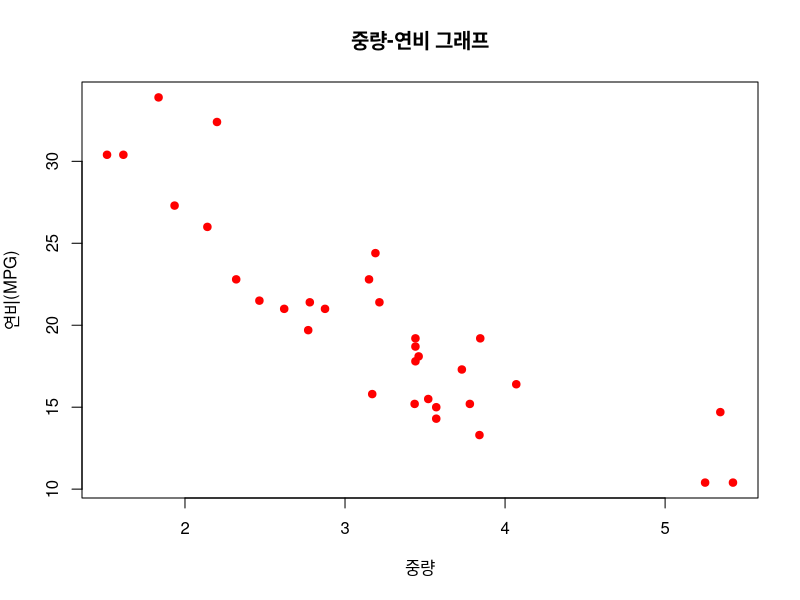
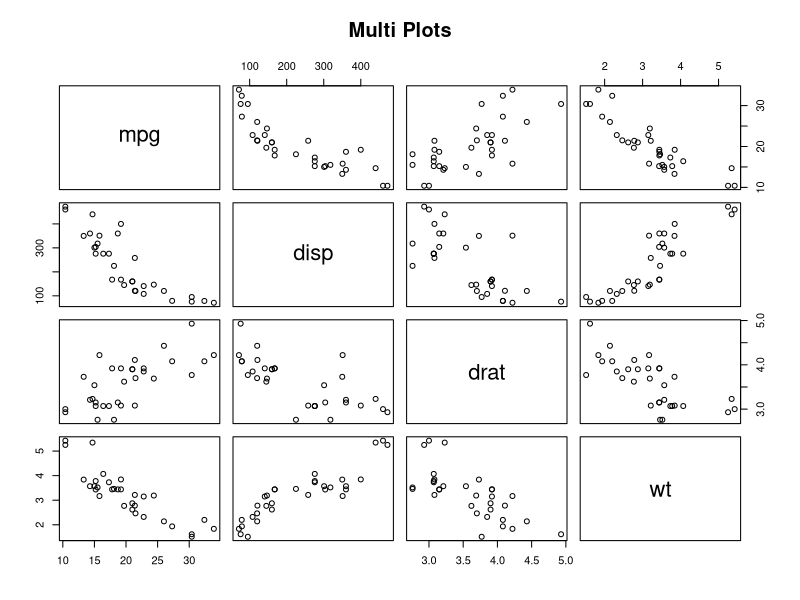
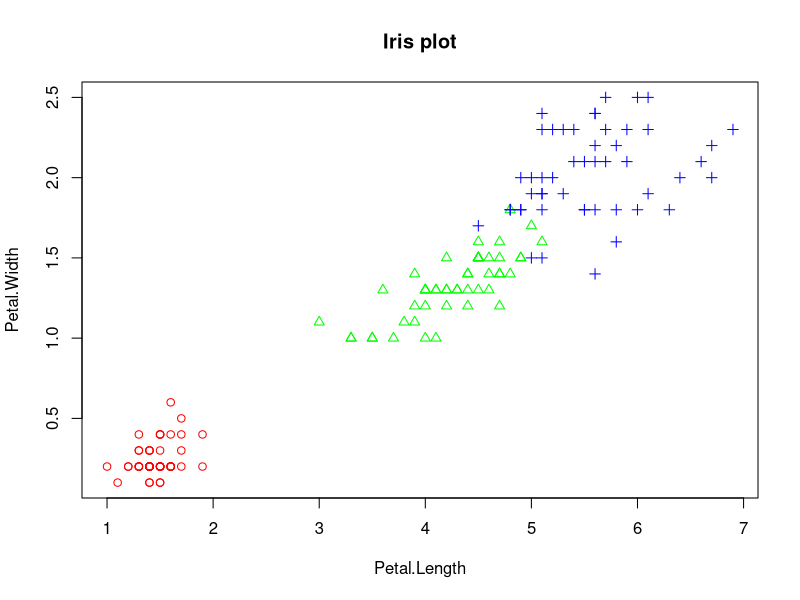
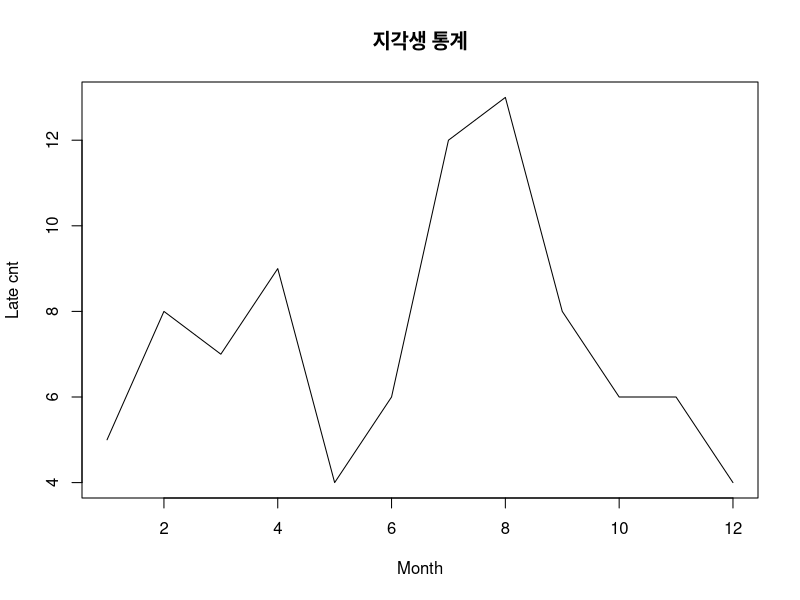
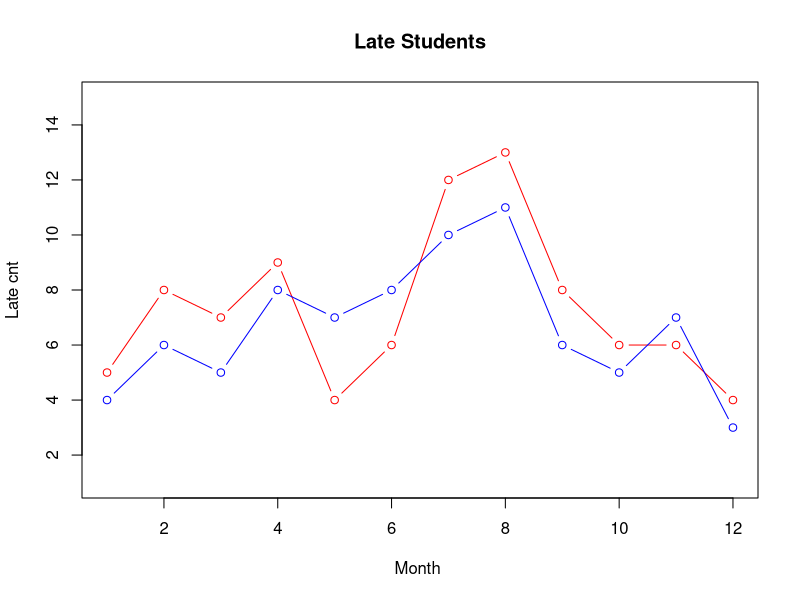
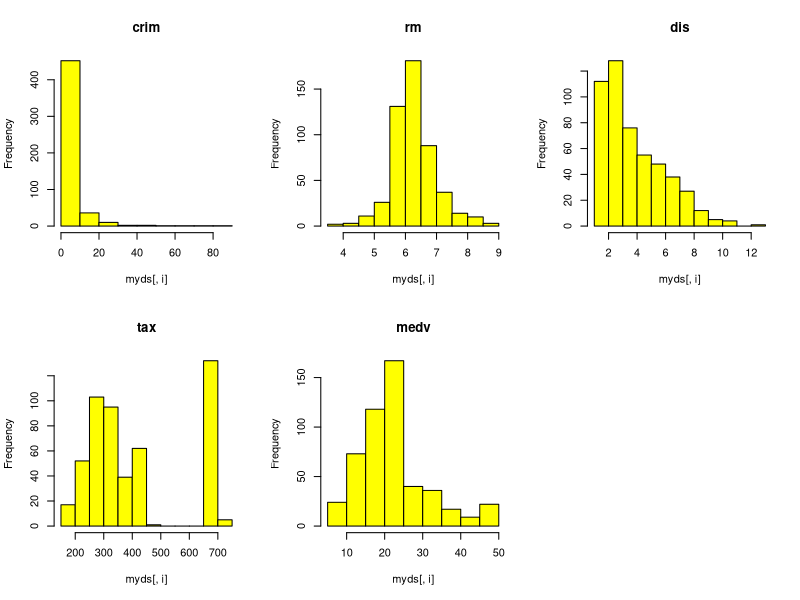
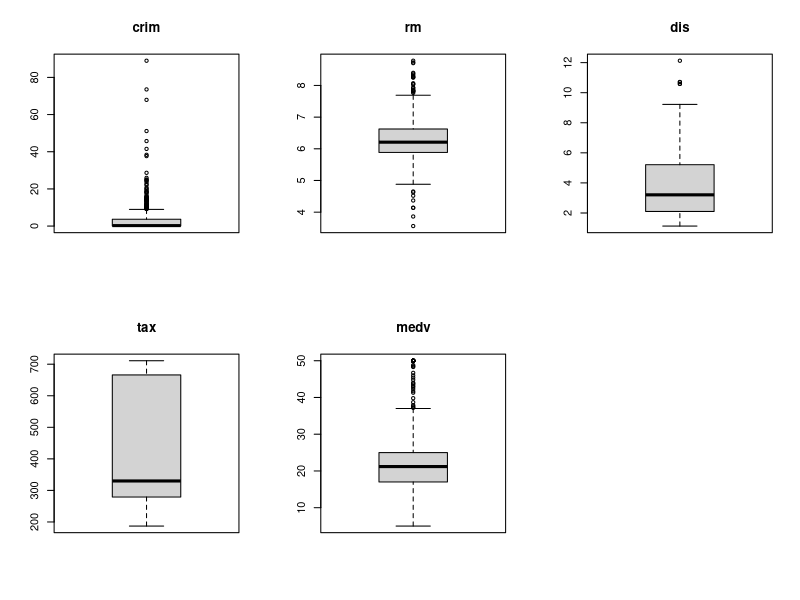
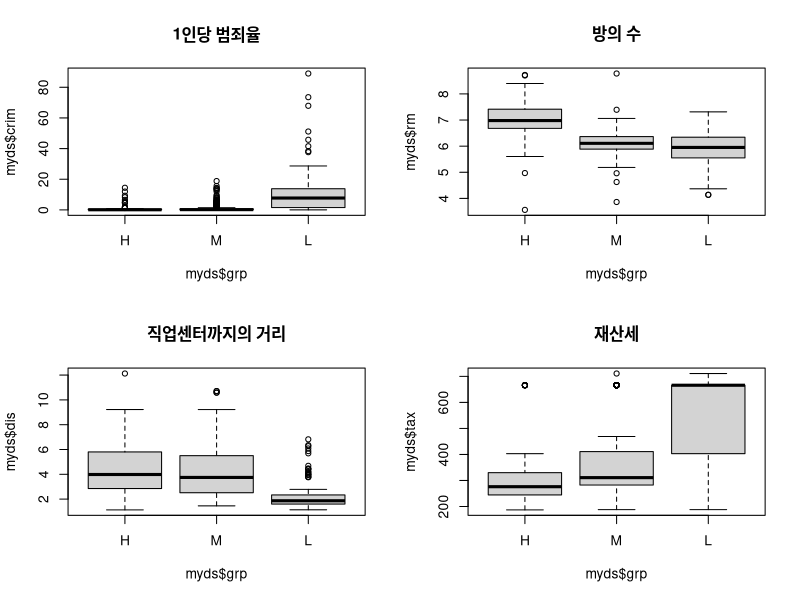

Here is the R script that generated these plots, in order:
wt <-mtcars$wt 			# 중량 자료
mpg <- mtcars$mpg 		# 연비 자료
plot(wt, mpg, 			# 2개 변수(x축, y축)
     main="중량-연비 그래프", 	# 제목
     xlab="중량", 		# x축 레이블
     ylab="연비(MPG)", 		# y축 레이블
     col="red", 		# point의 color
     pch=19) 			# point의 종류 

vars <- c("mpg","disp","drat","wt") 	# 대상 변수
target <- mtcars[,vars]
head(target)
pairs(target, 			# 대상 데이터
      main="Multi Plots")


iris.2 <- iris[,3:4] 			# 데이터 준비
point <- as.numeric(iris$Species) 	# 점의 모양
point 				# point 내용 출력
color <- c("red","green","blue") 	# 점의 컬러
plot(iris.2,
     main="Iris plot",
     pch=c(point),
     col=color[point])



beers <- c(5,2,9,8,3,7,3,5,3,5) 			# 자료 입력 
bal <- c(0.1,0.03,0.19,0.12,0.04,0.0095,0.07, 	# 자료 입력
         0.06,0.02,0.05)
cor(beers,bal) 				# 상관계수 계산
cor(iris[,1:4]) 		# 4개 변수 간 상관성 분석



month <- 1:12 # 자료 입력
late <- c(5,8,7,9,4,6,12,13,8,6,6,4) 	# 자료 입력
plot(month, 			# x data
     late, 			# y data
     main="지각생 통계", 	# 제목
     type= "l", 		# 그래프의 종류 선택(알파벳)
     lty=1, 			# 선의 종류(line type) 선택
     lwd=1, 			# 선의 굵기 선택
     xlab="Month", 		# x축 레이블
     ylab="Late cnt" 		# y축 레이블
)



month <- 1:12
late1 <- c(5,8,7,9,4,6,12,13,8,6,6,4)
late2 <- c(4,6,5,8,7,8,10,11,6,5,7,3)
plot(month, 			# x data
     late1, 			# y data
     main="Late Students",
     type= "b", 		# 그래프의 종류 선택(알파벳)
     lty=1, 			# 선의 종류(line type) 선택
     col="red", 		# 선의 색 선택 
     xlab="Month ", 		# x축 레이블
     ylab="Late cnt", 		# y축 레이블
     ylim=c(1, 15) 		# y축 값의 (하한, 상한)
)



lines(month, 			# x data
      late2, 			# y data
      type = "b", 		# 선의 종류(line type) 선택
      col = "blue") 		# 선의 색 선택





## (1) Prepare Data ----------------------
library(mlbench)
data("BostonHousing")
myds <- BostonHousing[,c("crim","rm","dis","tax","medv")]
head(myds)

## (2) Add new column ----------------------
grp <- cut(myds$medv,
           breaks = c(-Inf, 17, 25, Inf),
           labels = c("L", "M", "H"))
grp <- factor(grp) 			 # 문자벡터를 팩터 타입으로 변경
grp <- factor(grp, levels=c("H","M","L")) # 레벨의 순서를 H,L,M -> H,M,L

myds <- data.frame(myds, grp)# myds 에 grp 컬럼추가
head(myds)


## (3) 데이터셋 파악 ----------------------
str(myds)
head(myds)
table(myds$grp) 			 # 주택 가격 그룹별 분포



## (4) histogram ----------------------
par(mfrow=c(2,3)) 			# 2x3 가상화면 분할
for(i in 1:5) {
  hist(myds[,i], main=colnames(myds)[i], col="yellow")
}



## (5) boxplot ----------------------
par(mfrow=c(2,3)) 			# 2x3 가상화면 분할
for(i in 1:5) {
  boxplot(myds[,i], main=colnames(myds)[i])
}


## (6) boxplot by group ------------------
par(mfrow=c(2,2)) 			# 2x2 가상화면 분할
boxplot(myds$crim~myds$grp, main="1인당 범죄율")
boxplot(myds$rm~myds$grp, main="방의 수")
boxplot(myds$dis~myds$grp, main="직업센터까지의 거리")
boxplot(myds$tax~myds$grp, main="재산세")



## (7) scatter plot ------------------
pairs(myds[,-6])


## (8) scatter plot with group ------------------
point <- as.integer(myds$grp) 		# 점의 모양 지정
color <- c("red","green","blue") 		# 점의 색 지정
pairs(myds[,-6], pch=point, col=color[point])


## (9) correlation coefficient ------------------
cor(myds[,-6])
